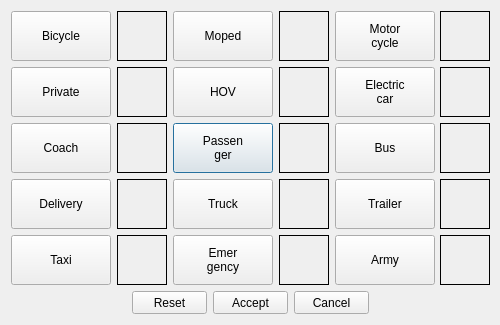
<?xml version="1.0" encoding="UTF-8"?>
<ui version="4.0">
 <class>edgeVehicleTypesAllowedDialog</class>
 <widget class="QDialog" name="edgeVehicleTypesAllowedDialog">
  <property name="geometry">
   <rect>
    <x>0</x>
    <y>0</y>
    <width>500</width>
    <height>325</height>
   </rect>
  </property>
  <property name="minimumSize">
   <size>
    <width>500</width>
    <height>0</height>
   </size>
  </property>
  <property name="maximumSize">
   <size>
    <width>500</width>
    <height>16777215</height>
   </size>
  </property>
  <property name="windowTitle">
   <string>Allow/Disallow vehicles</string>
  </property>
  <property name="windowIcon">
   <iconset resource="../../../../resources/eNetEditorResources.qrc">
    <normaloff>:/icons/node.png</normaloff>:/icons/node.png</iconset>
  </property>
  <property name="sizeGripEnabled">
   <bool>false</bool>
  </property>
  <property name="modal">
   <bool>true</bool>
  </property>
  <layout class="QVBoxLayout" name="verticalLayout">
   <item>
    <layout class="QGridLayout" name="LayoutVehicles">
     <item row="6" column="3">
      <widget class="QPushButton" name="Button08LargeBus">
       <property name="sizePolicy">
        <sizepolicy hsizetype="Minimum" vsizetype="Fixed">
         <horstretch>1</horstretch>
         <verstretch>0</verstretch>
        </sizepolicy>
       </property>
       <property name="minimumSize">
        <size>
         <width>100</width>
         <height>50</height>
        </size>
       </property>
       <property name="maximumSize">
        <size>
         <width>100</width>
         <height>50</height>
        </size>
       </property>
       <property name="styleSheet">
        <string notr="true"/>
       </property>
       <property name="text">
        <string>Passen
ger</string>
       </property>
       <property name="icon">
        <iconset resource="../../../../resources/eNetEditorResources.qrc">
         <normaloff>:/vehicles/passenger.png</normaloff>:/vehicles/passenger.png</iconset>
       </property>
       <property name="iconSize">
        <size>
         <width>50</width>
         <height>50</height>
        </size>
       </property>
       <property name="checkable">
        <bool>false</bool>
       </property>
      </widget>
     </item>
     <item row="9" column="2">
      <widget class="QLabel" name="Label13Taxi">
       <property name="minimumSize">
        <size>
         <width>50</width>
         <height>50</height>
        </size>
       </property>
       <property name="maximumSize">
        <size>
         <width>50</width>
         <height>50</height>
        </size>
       </property>
       <property name="styleSheet">
        <string notr="true"/>
       </property>
       <property name="frameShape">
        <enum>QFrame::Box</enum>
       </property>
       <property name="text">
        <string>&lt;html&gt;&lt;head/&gt;&lt;body&gt;&lt;p align=&quot;center&quot;&gt;&lt;br/&gt;&lt;/p&gt;&lt;/body&gt;&lt;/html&gt;</string>
       </property>
       <property name="textInteractionFlags">
        <set>Qt::NoTextInteraction</set>
       </property>
      </widget>
     </item>
     <item row="8" column="2">
      <widget class="QLabel" name="Label10SmallTruck">
       <property name="minimumSize">
        <size>
         <width>50</width>
         <height>50</height>
        </size>
       </property>
       <property name="maximumSize">
        <size>
         <width>50</width>
         <height>50</height>
        </size>
       </property>
       <property name="styleSheet">
        <string notr="true"/>
       </property>
       <property name="frameShape">
        <enum>QFrame::Box</enum>
       </property>
       <property name="text">
        <string>&lt;html&gt;&lt;head/&gt;&lt;body&gt;&lt;p align=&quot;center&quot;&gt;&lt;br/&gt;&lt;/p&gt;&lt;/body&gt;&lt;/html&gt;</string>
       </property>
       <property name="textInteractionFlags">
        <set>Qt::NoTextInteraction</set>
       </property>
      </widget>
     </item>
     <item row="6" column="2">
      <widget class="QLabel" name="Label07SmallBus">
       <property name="minimumSize">
        <size>
         <width>50</width>
         <height>50</height>
        </size>
       </property>
       <property name="maximumSize">
        <size>
         <width>50</width>
         <height>50</height>
        </size>
       </property>
       <property name="styleSheet">
        <string notr="true"/>
       </property>
       <property name="frameShape">
        <enum>QFrame::Box</enum>
       </property>
       <property name="text">
        <string>&lt;html&gt;&lt;head/&gt;&lt;body&gt;&lt;p align=&quot;center&quot;&gt;&lt;br/&gt;&lt;/p&gt;&lt;/body&gt;&lt;/html&gt;</string>
       </property>
       <property name="textInteractionFlags">
        <set>Qt::NoTextInteraction</set>
       </property>
      </widget>
     </item>
     <item row="0" column="4">
      <widget class="QLabel" name="Label02Scooter">
       <property name="minimumSize">
        <size>
         <width>50</width>
         <height>50</height>
        </size>
       </property>
       <property name="maximumSize">
        <size>
         <width>50</width>
         <height>50</height>
        </size>
       </property>
       <property name="styleSheet">
        <string notr="true"/>
       </property>
       <property name="frameShape">
        <enum>QFrame::Box</enum>
       </property>
       <property name="text">
        <string>&lt;html&gt;&lt;head/&gt;&lt;body&gt;&lt;p align=&quot;center&quot;&gt;&lt;br/&gt;&lt;/p&gt;&lt;/body&gt;&lt;/html&gt;</string>
       </property>
       <property name="textInteractionFlags">
        <set>Qt::NoTextInteraction</set>
       </property>
      </widget>
     </item>
     <item row="8" column="3">
      <widget class="QPushButton" name="Button11LargeTruck">
       <property name="sizePolicy">
        <sizepolicy hsizetype="Minimum" vsizetype="Fixed">
         <horstretch>1</horstretch>
         <verstretch>0</verstretch>
        </sizepolicy>
       </property>
       <property name="minimumSize">
        <size>
         <width>100</width>
         <height>50</height>
        </size>
       </property>
       <property name="maximumSize">
        <size>
         <width>100</width>
         <height>50</height>
        </size>
       </property>
       <property name="text">
        <string>Truck</string>
       </property>
       <property name="icon">
        <iconset resource="../../../../resources/eNetEditorResources.qrc">
         <normaloff>:/vehicles/truck.png</normaloff>:/vehicles/truck.png</iconset>
       </property>
       <property name="iconSize">
        <size>
         <width>50</width>
         <height>50</height>
        </size>
       </property>
       <property name="checkable">
        <bool>false</bool>
       </property>
      </widget>
     </item>
     <item row="6" column="5">
      <widget class="QPushButton" name="Button09EmilBus">
       <property name="sizePolicy">
        <sizepolicy hsizetype="Minimum" vsizetype="Fixed">
         <horstretch>1</horstretch>
         <verstretch>0</verstretch>
        </sizepolicy>
       </property>
       <property name="minimumSize">
        <size>
         <width>100</width>
         <height>50</height>
        </size>
       </property>
       <property name="maximumSize">
        <size>
         <width>100</width>
         <height>50</height>
        </size>
       </property>
       <property name="styleSheet">
        <string notr="true"/>
       </property>
       <property name="text">
        <string>Bus</string>
       </property>
       <property name="icon">
        <iconset resource="../../../../resources/eNetEditorResources.qrc">
         <normaloff>:/vehicles/bus.png</normaloff>:/vehicles/bus.png</iconset>
       </property>
       <property name="iconSize">
        <size>
         <width>50</width>
         <height>50</height>
        </size>
       </property>
       <property name="checkable">
        <bool>false</bool>
       </property>
      </widget>
     </item>
     <item row="4" column="3">
      <widget class="QPushButton" name="Button05HovCar">
       <property name="sizePolicy">
        <sizepolicy hsizetype="Minimum" vsizetype="Fixed">
         <horstretch>1</horstretch>
         <verstretch>0</verstretch>
        </sizepolicy>
       </property>
       <property name="minimumSize">
        <size>
         <width>100</width>
         <height>50</height>
        </size>
       </property>
       <property name="maximumSize">
        <size>
         <width>100</width>
         <height>50</height>
        </size>
       </property>
       <property name="text">
        <string>HOV</string>
       </property>
       <property name="icon">
        <iconset resource="../../../../resources/eNetEditorResources.qrc">
         <normaloff>:/vehicles/hov.png</normaloff>:/vehicles/hov.png</iconset>
       </property>
       <property name="iconSize">
        <size>
         <width>50</width>
         <height>50</height>
        </size>
       </property>
       <property name="checkable">
        <bool>false</bool>
       </property>
      </widget>
     </item>
     <item row="8" column="5">
      <widget class="QPushButton" name="Button12HeavyTruck">
       <property name="sizePolicy">
        <sizepolicy hsizetype="Minimum" vsizetype="Fixed">
         <horstretch>1</horstretch>
         <verstretch>0</verstretch>
        </sizepolicy>
       </property>
       <property name="minimumSize">
        <size>
         <width>100</width>
         <height>50</height>
        </size>
       </property>
       <property name="maximumSize">
        <size>
         <width>100</width>
         <height>50</height>
        </size>
       </property>
       <property name="text">
        <string>Trailer</string>
       </property>
       <property name="icon">
        <iconset resource="../../../../resources/eNetEditorResources.qrc">
         <normaloff>:/vehicles/trailer.png</normaloff>:/vehicles/trailer.png</iconset>
       </property>
       <property name="iconSize">
        <size>
         <width>50</width>
         <height>50</height>
        </size>
       </property>
       <property name="checkable">
        <bool>false</bool>
       </property>
      </widget>
     </item>
     <item row="4" column="5">
      <widget class="QPushButton" name="Button06ElectricCar">
       <property name="sizePolicy">
        <sizepolicy hsizetype="Minimum" vsizetype="Fixed">
         <horstretch>1</horstretch>
         <verstretch>0</verstretch>
        </sizepolicy>
       </property>
       <property name="minimumSize">
        <size>
         <width>100</width>
         <height>50</height>
        </size>
       </property>
       <property name="maximumSize">
        <size>
         <width>100</width>
         <height>50</height>
        </size>
       </property>
       <property name="styleSheet">
        <string notr="true">selection-background-color: rgb(85, 170, 0);</string>
       </property>
       <property name="text">
        <string>Electric
car</string>
       </property>
       <property name="icon">
        <iconset resource="../../../../resources/eNetEditorResources.qrc">
         <normaloff>:/vehicles/evehicle.png</normaloff>:/vehicles/evehicle.png</iconset>
       </property>
       <property name="iconSize">
        <size>
         <width>50</width>
         <height>50</height>
        </size>
       </property>
       <property name="checkable">
        <bool>false</bool>
       </property>
      </widget>
     </item>
     <item row="9" column="3">
      <widget class="QPushButton" name="Button14Ambulance">
       <property name="sizePolicy">
        <sizepolicy hsizetype="Minimum" vsizetype="Fixed">
         <horstretch>1</horstretch>
         <verstretch>0</verstretch>
        </sizepolicy>
       </property>
       <property name="minimumSize">
        <size>
         <width>100</width>
         <height>50</height>
        </size>
       </property>
       <property name="maximumSize">
        <size>
         <width>100</width>
         <height>50</height>
        </size>
       </property>
       <property name="text">
        <string>Emer
gency</string>
       </property>
       <property name="icon">
        <iconset resource="../../../../resources/eNetEditorResources.qrc">
         <normaloff>:/vehicles/emergency.png</normaloff>:/vehicles/emergency.png</iconset>
       </property>
       <property name="iconSize">
        <size>
         <width>50</width>
         <height>50</height>
        </size>
       </property>
       <property name="checkable">
        <bool>false</bool>
       </property>
      </widget>
     </item>
     <item row="9" column="5">
      <widget class="QPushButton" name="Button15Tank">
       <property name="sizePolicy">
        <sizepolicy hsizetype="Minimum" vsizetype="Fixed">
         <horstretch>1</horstretch>
         <verstretch>0</verstretch>
        </sizepolicy>
       </property>
       <property name="minimumSize">
        <size>
         <width>100</width>
         <height>50</height>
        </size>
       </property>
       <property name="maximumSize">
        <size>
         <width>100</width>
         <height>50</height>
        </size>
       </property>
       <property name="text">
        <string>Army</string>
       </property>
       <property name="icon">
        <iconset resource="../../../../resources/eNetEditorResources.qrc">
         <normaloff>:/vehicles/army.png</normaloff>:/vehicles/army.png</iconset>
       </property>
       <property name="iconSize">
        <size>
         <width>50</width>
         <height>50</height>
        </size>
       </property>
       <property name="checkable">
        <bool>false</bool>
       </property>
      </widget>
     </item>
     <item row="0" column="3">
      <widget class="QPushButton" name="Button02Scooter">
       <property name="sizePolicy">
        <sizepolicy hsizetype="Minimum" vsizetype="Fixed">
         <horstretch>1</horstretch>
         <verstretch>0</verstretch>
        </sizepolicy>
       </property>
       <property name="minimumSize">
        <size>
         <width>100</width>
         <height>50</height>
        </size>
       </property>
       <property name="maximumSize">
        <size>
         <width>100</width>
         <height>50</height>
        </size>
       </property>
       <property name="text">
        <string>Moped</string>
       </property>
       <property name="icon">
        <iconset resource="../../../../resources/eNetEditorResources.qrc">
         <normaloff>:/vehicles/moped.png</normaloff>:/vehicles/moped.png</iconset>
       </property>
       <property name="iconSize">
        <size>
         <width>50</width>
         <height>50</height>
        </size>
       </property>
       <property name="checkable">
        <bool>false</bool>
       </property>
      </widget>
     </item>
     <item row="0" column="5">
      <widget class="QPushButton" name="Button03Motorcycle">
       <property name="sizePolicy">
        <sizepolicy hsizetype="Minimum" vsizetype="Fixed">
         <horstretch>1</horstretch>
         <verstretch>0</verstretch>
        </sizepolicy>
       </property>
       <property name="minimumSize">
        <size>
         <width>100</width>
         <height>50</height>
        </size>
       </property>
       <property name="maximumSize">
        <size>
         <width>100</width>
         <height>50</height>
        </size>
       </property>
       <property name="text">
        <string>Motor
cycle</string>
       </property>
       <property name="icon">
        <iconset resource="../../../../resources/eNetEditorResources.qrc">
         <normaloff>:/vehicles/motorcycle.png</normaloff>:/vehicles/motorcycle.png</iconset>
       </property>
       <property name="iconSize">
        <size>
         <width>50</width>
         <height>50</height>
        </size>
       </property>
       <property name="checkable">
        <bool>false</bool>
       </property>
      </widget>
     </item>
     <item row="0" column="0">
      <widget class="QPushButton" name="Button01Bike">
       <property name="sizePolicy">
        <sizepolicy hsizetype="Minimum" vsizetype="Fixed">
         <horstretch>1</horstretch>
         <verstretch>0</verstretch>
        </sizepolicy>
       </property>
       <property name="minimumSize">
        <size>
         <width>100</width>
         <height>50</height>
        </size>
       </property>
       <property name="maximumSize">
        <size>
         <width>100</width>
         <height>50</height>
        </size>
       </property>
       <property name="styleSheet">
        <string notr="true"/>
       </property>
       <property name="text">
        <string>Bicycle</string>
       </property>
       <property name="icon">
        <iconset resource="../../../../resources/eNetEditorResources.qrc">
         <normaloff>:/vehicles/bicycle.png</normaloff>:/vehicles/bicycle.png</iconset>
       </property>
       <property name="iconSize">
        <size>
         <width>50</width>
         <height>50</height>
        </size>
       </property>
       <property name="checkable">
        <bool>false</bool>
       </property>
      </widget>
     </item>
     <item row="0" column="2">
      <widget class="QLabel" name="Label01Bike">
       <property name="minimumSize">
        <size>
         <width>50</width>
         <height>50</height>
        </size>
       </property>
       <property name="maximumSize">
        <size>
         <width>50</width>
         <height>50</height>
        </size>
       </property>
       <property name="styleSheet">
        <string notr="true"/>
       </property>
       <property name="frameShape">
        <enum>QFrame::Box</enum>
       </property>
       <property name="text">
        <string>&lt;html&gt;&lt;head/&gt;&lt;body&gt;&lt;p align=&quot;center&quot;&gt;&lt;br/&gt;&lt;/p&gt;&lt;/body&gt;&lt;/html&gt;</string>
       </property>
       <property name="textInteractionFlags">
        <set>Qt::NoTextInteraction</set>
       </property>
      </widget>
     </item>
     <item row="6" column="0">
      <widget class="QPushButton" name="Button07SmallBus">
       <property name="sizePolicy">
        <sizepolicy hsizetype="Minimum" vsizetype="Fixed">
         <horstretch>1</horstretch>
         <verstretch>0</verstretch>
        </sizepolicy>
       </property>
       <property name="minimumSize">
        <size>
         <width>100</width>
         <height>50</height>
        </size>
       </property>
       <property name="maximumSize">
        <size>
         <width>100</width>
         <height>50</height>
        </size>
       </property>
       <property name="autoFillBackground">
        <bool>false</bool>
       </property>
       <property name="text">
        <string>Coach</string>
       </property>
       <property name="icon">
        <iconset resource="../../../../resources/eNetEditorResources.qrc">
         <normaloff>:/vehicles/coach.png</normaloff>:/vehicles/coach.png</iconset>
       </property>
       <property name="iconSize">
        <size>
         <width>50</width>
         <height>50</height>
        </size>
       </property>
       <property name="checkable">
        <bool>false</bool>
       </property>
      </widget>
     </item>
     <item row="4" column="0">
      <widget class="QPushButton" name="Button04Car">
       <property name="sizePolicy">
        <sizepolicy hsizetype="Minimum" vsizetype="Fixed">
         <horstretch>1</horstretch>
         <verstretch>0</verstretch>
        </sizepolicy>
       </property>
       <property name="minimumSize">
        <size>
         <width>100</width>
         <height>50</height>
        </size>
       </property>
       <property name="maximumSize">
        <size>
         <width>100</width>
         <height>50</height>
        </size>
       </property>
       <property name="text">
        <string>Private</string>
       </property>
       <property name="icon">
        <iconset resource="../../../../resources/eNetEditorResources.qrc">
         <normaloff>:/vehicles/private.png</normaloff>:/vehicles/private.png</iconset>
       </property>
       <property name="iconSize">
        <size>
         <width>50</width>
         <height>50</height>
        </size>
       </property>
       <property name="checkable">
        <bool>false</bool>
       </property>
      </widget>
     </item>
     <item row="8" column="0">
      <widget class="QPushButton" name="Button10SmallTruck">
       <property name="sizePolicy">
        <sizepolicy hsizetype="Minimum" vsizetype="Fixed">
         <horstretch>1</horstretch>
         <verstretch>0</verstretch>
        </sizepolicy>
       </property>
       <property name="minimumSize">
        <size>
         <width>100</width>
         <height>50</height>
        </size>
       </property>
       <property name="maximumSize">
        <size>
         <width>100</width>
         <height>50</height>
        </size>
       </property>
       <property name="text">
        <string>Delivery</string>
       </property>
       <property name="icon">
        <iconset resource="../../../../resources/eNetEditorResources.qrc">
         <normaloff>:/vehicles/delivery.png</normaloff>:/vehicles/delivery.png</iconset>
       </property>
       <property name="iconSize">
        <size>
         <width>50</width>
         <height>50</height>
        </size>
       </property>
       <property name="checkable">
        <bool>false</bool>
       </property>
      </widget>
     </item>
     <item row="9" column="0">
      <widget class="QPushButton" name="Button13Taxi">
       <property name="sizePolicy">
        <sizepolicy hsizetype="Minimum" vsizetype="Fixed">
         <horstretch>1</horstretch>
         <verstretch>0</verstretch>
        </sizepolicy>
       </property>
       <property name="minimumSize">
        <size>
         <width>100</width>
         <height>50</height>
        </size>
       </property>
       <property name="maximumSize">
        <size>
         <width>100</width>
         <height>50</height>
        </size>
       </property>
       <property name="text">
        <string>Taxi</string>
       </property>
       <property name="icon">
        <iconset resource="../../../../resources/eNetEditorResources.qrc">
         <normaloff>:/vehicles/taxi.png</normaloff>:/vehicles/taxi.png</iconset>
       </property>
       <property name="iconSize">
        <size>
         <width>50</width>
         <height>50</height>
        </size>
       </property>
       <property name="checkable">
        <bool>false</bool>
       </property>
      </widget>
     </item>
     <item row="4" column="2">
      <widget class="QLabel" name="Label04Car">
       <property name="minimumSize">
        <size>
         <width>50</width>
         <height>50</height>
        </size>
       </property>
       <property name="maximumSize">
        <size>
         <width>50</width>
         <height>50</height>
        </size>
       </property>
       <property name="styleSheet">
        <string notr="true"/>
       </property>
       <property name="frameShape">
        <enum>QFrame::Box</enum>
       </property>
       <property name="text">
        <string>&lt;html&gt;&lt;head/&gt;&lt;body&gt;&lt;p align=&quot;center&quot;&gt;&lt;br/&gt;&lt;/p&gt;&lt;/body&gt;&lt;/html&gt;</string>
       </property>
       <property name="textInteractionFlags">
        <set>Qt::NoTextInteraction</set>
       </property>
      </widget>
     </item>
     <item row="0" column="6">
      <widget class="QLabel" name="Label03Motorcycle">
       <property name="minimumSize">
        <size>
         <width>50</width>
         <height>50</height>
        </size>
       </property>
       <property name="maximumSize">
        <size>
         <width>50</width>
         <height>50</height>
        </size>
       </property>
       <property name="styleSheet">
        <string notr="true"/>
       </property>
       <property name="frameShape">
        <enum>QFrame::Box</enum>
       </property>
       <property name="text">
        <string>&lt;html&gt;&lt;head/&gt;&lt;body&gt;&lt;p align=&quot;center&quot;&gt;&lt;br/&gt;&lt;/p&gt;&lt;/body&gt;&lt;/html&gt;</string>
       </property>
       <property name="textInteractionFlags">
        <set>Qt::NoTextInteraction</set>
       </property>
      </widget>
     </item>
     <item row="6" column="6">
      <widget class="QLabel" name="Label09ElectricBus">
       <property name="minimumSize">
        <size>
         <width>50</width>
         <height>50</height>
        </size>
       </property>
       <property name="maximumSize">
        <size>
         <width>50</width>
         <height>50</height>
        </size>
       </property>
       <property name="styleSheet">
        <string notr="true"/>
       </property>
       <property name="frameShape">
        <enum>QFrame::Box</enum>
       </property>
       <property name="text">
        <string>&lt;html&gt;&lt;head/&gt;&lt;body&gt;&lt;p align=&quot;center&quot;&gt;&lt;br/&gt;&lt;/p&gt;&lt;/body&gt;&lt;/html&gt;</string>
       </property>
       <property name="textInteractionFlags">
        <set>Qt::NoTextInteraction</set>
       </property>
      </widget>
     </item>
     <item row="8" column="6">
      <widget class="QLabel" name="Label12HeavyTruck">
       <property name="minimumSize">
        <size>
         <width>50</width>
         <height>50</height>
        </size>
       </property>
       <property name="maximumSize">
        <size>
         <width>50</width>
         <height>50</height>
        </size>
       </property>
       <property name="styleSheet">
        <string notr="true"/>
       </property>
       <property name="frameShape">
        <enum>QFrame::Box</enum>
       </property>
       <property name="text">
        <string>&lt;html&gt;&lt;head/&gt;&lt;body&gt;&lt;p align=&quot;center&quot;&gt;&lt;br/&gt;&lt;/p&gt;&lt;/body&gt;&lt;/html&gt;</string>
       </property>
       <property name="textInteractionFlags">
        <set>Qt::NoTextInteraction</set>
       </property>
      </widget>
     </item>
     <item row="9" column="6">
      <widget class="QLabel" name="Label15Tank">
       <property name="minimumSize">
        <size>
         <width>50</width>
         <height>50</height>
        </size>
       </property>
       <property name="maximumSize">
        <size>
         <width>50</width>
         <height>50</height>
        </size>
       </property>
       <property name="styleSheet">
        <string notr="true"/>
       </property>
       <property name="frameShape">
        <enum>QFrame::Box</enum>
       </property>
       <property name="text">
        <string>&lt;html&gt;&lt;head/&gt;&lt;body&gt;&lt;p align=&quot;center&quot;&gt;&lt;br/&gt;&lt;/p&gt;&lt;/body&gt;&lt;/html&gt;</string>
       </property>
       <property name="textInteractionFlags">
        <set>Qt::NoTextInteraction</set>
       </property>
      </widget>
     </item>
     <item row="9" column="4">
      <widget class="QLabel" name="Label14Ambulance">
       <property name="minimumSize">
        <size>
         <width>50</width>
         <height>50</height>
        </size>
       </property>
       <property name="maximumSize">
        <size>
         <width>50</width>
         <height>50</height>
        </size>
       </property>
       <property name="styleSheet">
        <string notr="true"/>
       </property>
       <property name="frameShape">
        <enum>QFrame::Box</enum>
       </property>
       <property name="text">
        <string>&lt;html&gt;&lt;head/&gt;&lt;body&gt;&lt;p align=&quot;center&quot;&gt;&lt;br/&gt;&lt;/p&gt;&lt;/body&gt;&lt;/html&gt;</string>
       </property>
       <property name="textInteractionFlags">
        <set>Qt::NoTextInteraction</set>
       </property>
      </widget>
     </item>
     <item row="8" column="4">
      <widget class="QLabel" name="Label11LargeTruck">
       <property name="minimumSize">
        <size>
         <width>50</width>
         <height>50</height>
        </size>
       </property>
       <property name="maximumSize">
        <size>
         <width>50</width>
         <height>50</height>
        </size>
       </property>
       <property name="styleSheet">
        <string notr="true"/>
       </property>
       <property name="frameShape">
        <enum>QFrame::Box</enum>
       </property>
       <property name="text">
        <string>&lt;html&gt;&lt;head/&gt;&lt;body&gt;&lt;p align=&quot;center&quot;&gt;&lt;br/&gt;&lt;/p&gt;&lt;/body&gt;&lt;/html&gt;</string>
       </property>
       <property name="textInteractionFlags">
        <set>Qt::NoTextInteraction</set>
       </property>
      </widget>
     </item>
     <item row="4" column="6">
      <widget class="QLabel" name="Label06ElectricCar">
       <property name="minimumSize">
        <size>
         <width>50</width>
         <height>50</height>
        </size>
       </property>
       <property name="maximumSize">
        <size>
         <width>50</width>
         <height>50</height>
        </size>
       </property>
       <property name="styleSheet">
        <string notr="true"/>
       </property>
       <property name="frameShape">
        <enum>QFrame::Box</enum>
       </property>
       <property name="text">
        <string>&lt;html&gt;&lt;head/&gt;&lt;body&gt;&lt;p align=&quot;center&quot;&gt;&lt;br/&gt;&lt;/p&gt;&lt;/body&gt;&lt;/html&gt;</string>
       </property>
       <property name="textInteractionFlags">
        <set>Qt::NoTextInteraction</set>
       </property>
      </widget>
     </item>
     <item row="6" column="4">
      <widget class="QLabel" name="Label08LargeBus">
       <property name="minimumSize">
        <size>
         <width>50</width>
         <height>50</height>
        </size>
       </property>
       <property name="maximumSize">
        <size>
         <width>50</width>
         <height>50</height>
        </size>
       </property>
       <property name="styleSheet">
        <string notr="true"/>
       </property>
       <property name="frameShape">
        <enum>QFrame::Box</enum>
       </property>
       <property name="text">
        <string>&lt;html&gt;&lt;head/&gt;&lt;body&gt;&lt;p align=&quot;center&quot;&gt;&lt;br/&gt;&lt;/p&gt;&lt;/body&gt;&lt;/html&gt;</string>
       </property>
       <property name="textInteractionFlags">
        <set>Qt::NoTextInteraction</set>
       </property>
      </widget>
     </item>
     <item row="4" column="4">
      <widget class="QLabel" name="Label05HovCar">
       <property name="minimumSize">
        <size>
         <width>50</width>
         <height>50</height>
        </size>
       </property>
       <property name="maximumSize">
        <size>
         <width>50</width>
         <height>50</height>
        </size>
       </property>
       <property name="styleSheet">
        <string notr="true"/>
       </property>
       <property name="frameShape">
        <enum>QFrame::Box</enum>
       </property>
       <property name="text">
        <string>&lt;html&gt;&lt;head/&gt;&lt;body&gt;&lt;p align=&quot;center&quot;&gt;&lt;br/&gt;&lt;/p&gt;&lt;/body&gt;&lt;/html&gt;</string>
       </property>
       <property name="textInteractionFlags">
        <set>Qt::NoTextInteraction</set>
       </property>
      </widget>
     </item>
    </layout>
   </item>
   <item>
    <layout class="QHBoxLayout" name="horizontalLayout">
     <item>
      <spacer name="Spacer01">
       <property name="orientation">
        <enum>Qt::Horizontal</enum>
       </property>
       <property name="sizeHint" stdset="0">
        <size>
         <width>40</width>
         <height>20</height>
        </size>
       </property>
      </spacer>
     </item>
     <item>
      <widget class="QPushButton" name="ButtonReset">
       <property name="minimumSize">
        <size>
         <width>75</width>
         <height>23</height>
        </size>
       </property>
       <property name="maximumSize">
        <size>
         <width>75</width>
         <height>23</height>
        </size>
       </property>
       <property name="sizeIncrement">
        <size>
         <width>0</width>
         <height>0</height>
        </size>
       </property>
       <property name="text">
        <string>Reset</string>
       </property>
       <property name="icon">
        <iconset resource="../../../../resources/eNetEditorResources.qrc">
         <normaloff>:/icons/undo.ico</normaloff>:/icons/undo.ico</iconset>
       </property>
      </widget>
     </item>
     <item>
      <widget class="QPushButton" name="ButtonAccept">
       <property name="minimumSize">
        <size>
         <width>75</width>
         <height>23</height>
        </size>
       </property>
       <property name="maximumSize">
        <size>
         <width>75</width>
         <height>23</height>
        </size>
       </property>
       <property name="text">
        <string>Accept</string>
       </property>
       <property name="icon">
        <iconset resource="../../../../resources/eNetEditorResources.qrc">
         <normaloff>:/icons/accept.ico</normaloff>:/icons/accept.ico</iconset>
       </property>
      </widget>
     </item>
     <item>
      <widget class="QPushButton" name="ButtonCancel">
       <property name="minimumSize">
        <size>
         <width>75</width>
         <height>23</height>
        </size>
       </property>
       <property name="maximumSize">
        <size>
         <width>75</width>
         <height>23</height>
        </size>
       </property>
       <property name="text">
        <string>Cancel</string>
       </property>
       <property name="icon">
        <iconset resource="../../../../resources/eNetEditorResources.qrc">
         <normaloff>:/icons/cancel.ico</normaloff>:/icons/cancel.ico</iconset>
       </property>
      </widget>
     </item>
     <item>
      <spacer name="Spacer02">
       <property name="orientation">
        <enum>Qt::Horizontal</enum>
       </property>
       <property name="sizeHint" stdset="0">
        <size>
         <width>40</width>
         <height>20</height>
        </size>
       </property>
      </spacer>
     </item>
    </layout>
   </item>
  </layout>
 </widget>
 <resources>
  <include location="../../../../resources/eNetEditorResources.qrc"/>
 </resources>
 <connections/>
</ui>
